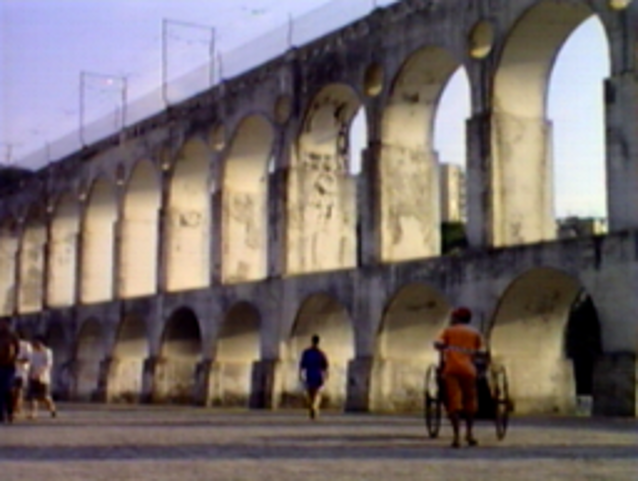
#> input picture filter/image_2.png, 638 x 481 px
$ python low_pass.py
#> lines starting #> are read from the running program, lines starting #| are printed output that depends on the picture
### filter/ppt.py
import matplotlib.pyplot as plt
from math import pi
import numpy as np
import cv2


class Filter:
    def __init__(self, img):
        self.img = img
        self.shape = self.img.shape

    # [24 lines left out: function apply, not called in this run]

# 以灰度形式读入图片
img = cv2.imread("image_2.png")
# 实例化Filter
f = Filter(img)
# 记录图片规格
M, N = f.shape

# 定义滤波器0
mask_0 = np.ones([M, N])
# 激活滤波器0
f.apply(mask_0)

# 定义滤波器1
mask_1 = np.ones([M, N])
M0 = M / 2
N0 = N / 2
for i in range(M):
    for j in range(N):
        if j != N0:
            k = (i - M0) / (j - N0)
            if np.tan(40 * pi / 180) <= k <= np.tan(pi / 2):
                mask_1[i][j] = 4
# 激活滤波器1
f.apply(mask_1)

# 定义滤波器2
mask_2 = np.ones([M, N])
M0 = M / 2
N0 = N / 2
for i in range(M):
    for j in range(N):
        if j != N0:
            k = (i - M0) / (j - N0)
            if np.tan(-15 * pi / 180) <= k <= np.tan(15 * pi / 180):
                mask_2[i][j] = 0
# 激活滤波器2
f.apply(mask_2)

# 定义滤波器3
mask_3 = np.ones([M, N])
M0 = M / 2
N0 = N / 2
for i in range(M):
    for j in range(N):
        if j != N0:
            k = (i - M0) / (j - N0)
            if np.tan(50 * pi / 180) <= k <= np.tan(88 * pi / 180):
                mask_3[i][j] = 0
# 激活滤波器3
f.apply(mask_3)

# 定义滤波器4
mask_4 = np.ones([M, N])
M0 = M / 2
N0 = N / 2
for i in range(M):
    for j in range(N):
        if j != N0:
            k = (i - M0) / (j - N0)
            if np.tan(60 * pi / 180) <= k <= np.tan(70 * pi / 180):
                mask_4[i][j] = 0
# 激活滤波器4
f.apply(mask_4)

# 定义滤波器5
mask_5 = np.zeros([M, N])
M0 = M / 2
N0 = N / 2
for i in range(M):
    for j in range(N):
        if np.sqrt(((i - M0) ** 2 + (j - N0) ** 2)) <= 50:
            mask_5[i][j] = 1
# 激活滤波器5
f.apply(mask_5)

# 定义滤波器6
mask_6 = np.ones([M, N])
M0 = M / 2
N0 = N / 2
for i in range(M):
    for j in range(N):
        if np.sqrt(((i - M0) ** 2 + (j - N0) ** 2)) <= 40:
            mask_6[i][j] = 0
# 激活滤波器6
f.apply(mask_6)

### filter/low_pass.py
import matplotlib.pyplot as plt
import numpy as np

# 构建图片
M = 256
N = 256
image = np.zeros([M, N])
box = np.ones([64, 64])
image[97:161, 97:161] = box

# 显示图片
plt.imshow(image, cmap="gray")
plt.axis("off")
plt.show()
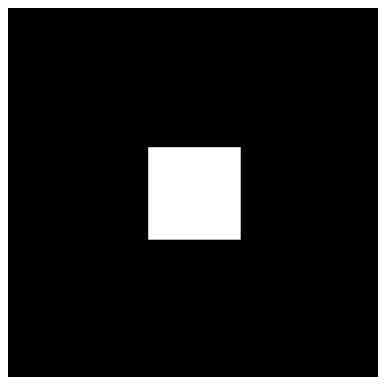
#> figure drawn by matplotlib, 1 panel

# 对图像进行傅里叶变换并将将零频分量移到频谱中心，展示原图像频谱
F = np.fft.fft2(image)
plt.imshow(abs(np.fft.fftshift(F) / (M * N)), cmap="jet")
plt.axis("off")
plt.show()
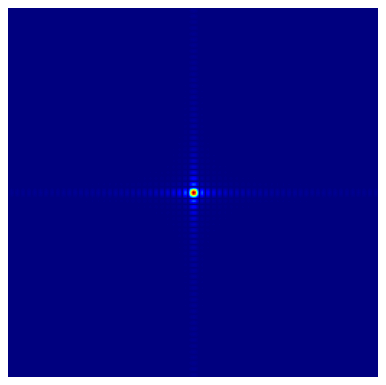
#> figure drawn by matplotlib, 1 panel
#> further down, img is the input picture: shape (481, 638, 3); mean B, G, R 107, 108.9, 119.6

from filter.ppt import Filter
#> (the run stopped early here; a loop or call above may not have finished)
